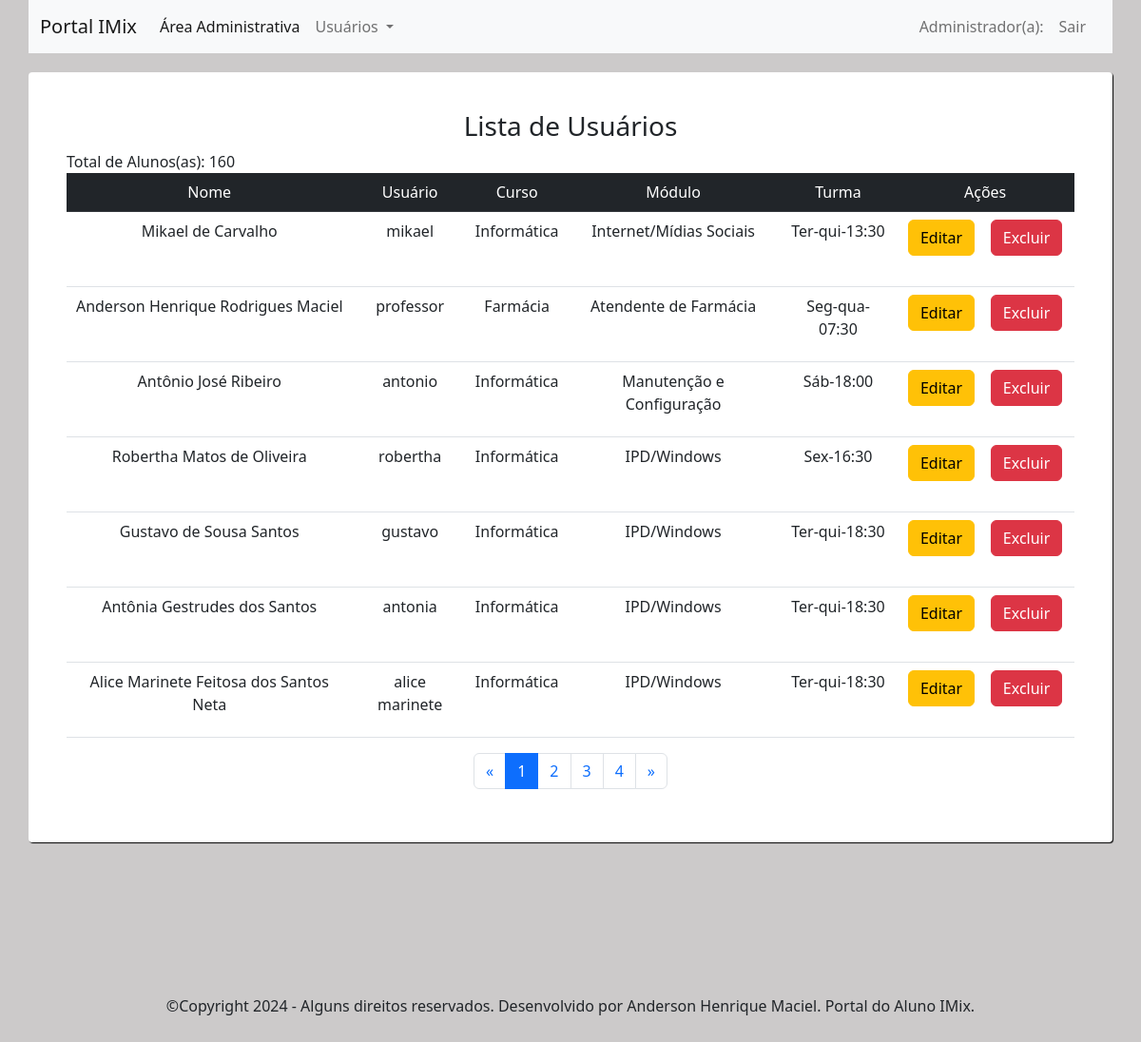
Screenshot of /principal_adm.php (signed in) with the database file from the repository.
### tables this page shows
CREATE TABLE `usuario` (
  `id_user` int(11) NOT NULL,
  `name` varchar(200) NOT NULL,
  `user` varchar(30) NOT NULL,
  `tel` varchar(15) NOT NULL,
  `pass` varchar(42) NOT NULL,
  `curso` varchar(20) DEFAULT NULL,
  `id_class` int(11) DEFAULT NULL,
  `id_modulo` int(11) DEFAULT NULL
);

CREATE TABLE `modulo` (
  `id_modulo` int(11) NOT NULL,
  `modulo` varchar(50) NOT NULL
);

CREATE TABLE `horario` (
  `id_class` int(11) NOT NULL,
  `class` varchar(15) NOT NULL
);

### model/UsuarioDAO.php (called while the page is built, shortened)
<?php
include_once 'Conecta.php';
class UsuarioDAO extends Conecta {
    private $table = 'usuario';
    public function pagination($ini, $reg){
        $sql = "SELECT * FROM $this->table LEFT JOIN horario ON usuario.id_class = horario.id_class LEFT JOIN modulo ON usuario.id_modulo = modulo.id_modulo ORDER BY id_user DESC LIMIT $ini, $reg";
        $stmt = UsuarioDAO::prepareSQL($sql);
        $stmt->execute();
        return $stmt->fetchAll();
    }
    public function count() {
        $sql = "SELECT * FROM $this->table ORDER BY id_user DESC";
        $stmt = UsuarioDAO::prepareSQL($sql);
        $stmt->execute();
        return $stmt->rowCount();
    }
}

### model/Conecta.php (called while the page is built)
<?php
class Conecta {
    private static $conn;
    private static function getConn(){
        try{
            $dsn = "mysql:host=localhost;dbname=db_imix";
            self::$conn = new PDO($dsn, "root", "");
            self::$conn->setAttribute(PDO::ATTR_ERRMODE, PDO::ERRMODE_EXCEPTION);
            self::$conn->setAttribute(PDO::ATTR_DEFAULT_FETCH_MODE, PDO::FETCH_OBJ);
        } catch (PDOException $e) {
            echo "Erro: ".$e->getMessage();
        }
        return self::$conn;
    }
    protected static function prepareSQL($sql){
        return self::getConn()->prepare($sql);
    }
}

### pag/listar_usuarios.php (the view, shortened to what this page needs)
<?php
include_once 'model/UsuarioDAO.php';
$uDAO = new UsuarioDAO();
$pag = filter_input(INPUT_GET, "pag") ? filter_input(INPUT_GET, "pag") : 1;
$totalRegistros = $uDAO->count();
$reg = 7;
$ini = ($reg * $pag) - $reg;
$numPaginas = ceil($totalRegistros / $reg);
$maxPaginas = 3;
?>
<h3 class="text-dark text-center">Lista de Usuários</h3>
<span style="font-size: 12pt; text-align: center">Total de Alunos(as): <?= $totalRegistros ?></span>
<div class="table-responsive">
    <table class="table text-center">
        <thead class="table-dark">
            <tr>
                <td style="">Nome</td>
                <td style="">Usuário</td>
                <td style="">Curso</td>
                <td style="">Módulo</td>
                <td style="">Turma</td>
                <td style="">Ações</td>
            </tr>
        </thead>
        <tbody>
            <?php
            foreach ($uDAO->pagination($ini, $reg) as $res) {
                ?>
                <tr>
                    <td style=""><?= $res->name ?></td>
                    <td style=""><?= $res->user ?></td>
                    <td style=""><?= $res->curso ?></td>
                    <td style=""><?= $res->modulo ?></td>
                    <td style=""><?= ucfirst($res->class) ?></td>
                    <td style="">
                        <a class="btn btn-warning" href="principal_adm.php?link=3&id=<?= $res->id_user ?>" target="">Editar</a> &nbsp;&nbsp;
                        <a class="btn btn-danger" href="controller/excluir.php?id=<?= $res->id_user ?>&pag=<?=$pag?>" onclick="return confirm('Deseja excluir o registro?')" target="">Excluir</a> &nbsp;&nbsp;
                    </td>
                </tr>
                <?php
            }
            ?>
        </tbody>
    </table>
</div>
<div class="row">
    <div class="col-md-12">
        <nav aria-label="Page navigation">
            <ul class="pagination justify-content-center">
                <li class="page-item">
                    <a class="page-link" href="principal_adm.php?link=1&pag=1" aria-label="Previous">
                        <span aria-hidden="true">&laquo;</span>
                    </a>
                </li>
                <?php
                print "<li class='page-item active'><a class='page-link' href='principal_adm.php?link=1&pag=$pag'>$pag</a></li>";
                for ($i = $pag + 1; $i <= $pag + $maxPaginas; $i++) {
                    if ($i <= $numPaginas) {
                       print "<li class='page-item'><a class='page-link' href='principal_adm.php?link=1&pag=$i'>$i</a></li>";
                    }
                }
                ?>
                <li class="page-item">
                    <a class="page-link" href="principal_adm.php?link=1&pag=<?= $numPaginas ?>">
                        <span aria-hidden="true">&raquo;</span>
                    </a>
                </li>
            </ul>
        </nav>
    </div>
</div>

### rows the page displays
usuario: name "Mikael de Carvalho", user "mikael", curso "Informática", id_modulo.modulo "Internet/Mídias Sociais", id_class.class "Ter-qui-13:30"
usuario: name "Anderson Henrique Rodrigues Maciel", user "professor", curso "Farmácia", id_modulo.modulo "Atendente de Farmácia", id_class.class "Seg-qua-07:30"
usuario: name "Antônio José Ribeiro", user "antonio", curso "Informática", id_modulo.modulo "Manutenção e Configuração", id_class.class "Sáb-18:00"
usuario: name "Robertha Matos de Oliveira", user "robertha", curso "Informática", id_modulo.modulo "IPD/Windows", id_class.class "Sex-16:30"
usuario: name "Gustavo de Sousa Santos", user "gustavo", curso "Informática", id_modulo.modulo "IPD/Windows", id_class.class "Ter-qui-18:30"
usuario: name "Antônia Gestrudes dos Santos", user "antonia", curso "Informática", id_modulo.modulo "IPD/Windows", id_class.class "Ter-qui-18:30"
usuario: name "Alice Marinete Feitosa dos Santos Neta", user "alice marinete", curso "Informática", id_modulo.modulo "IPD/Windows", id_class.class "Ter-qui-18:30"

### other values shown
$totalRegistros "160"
$pag "1"
